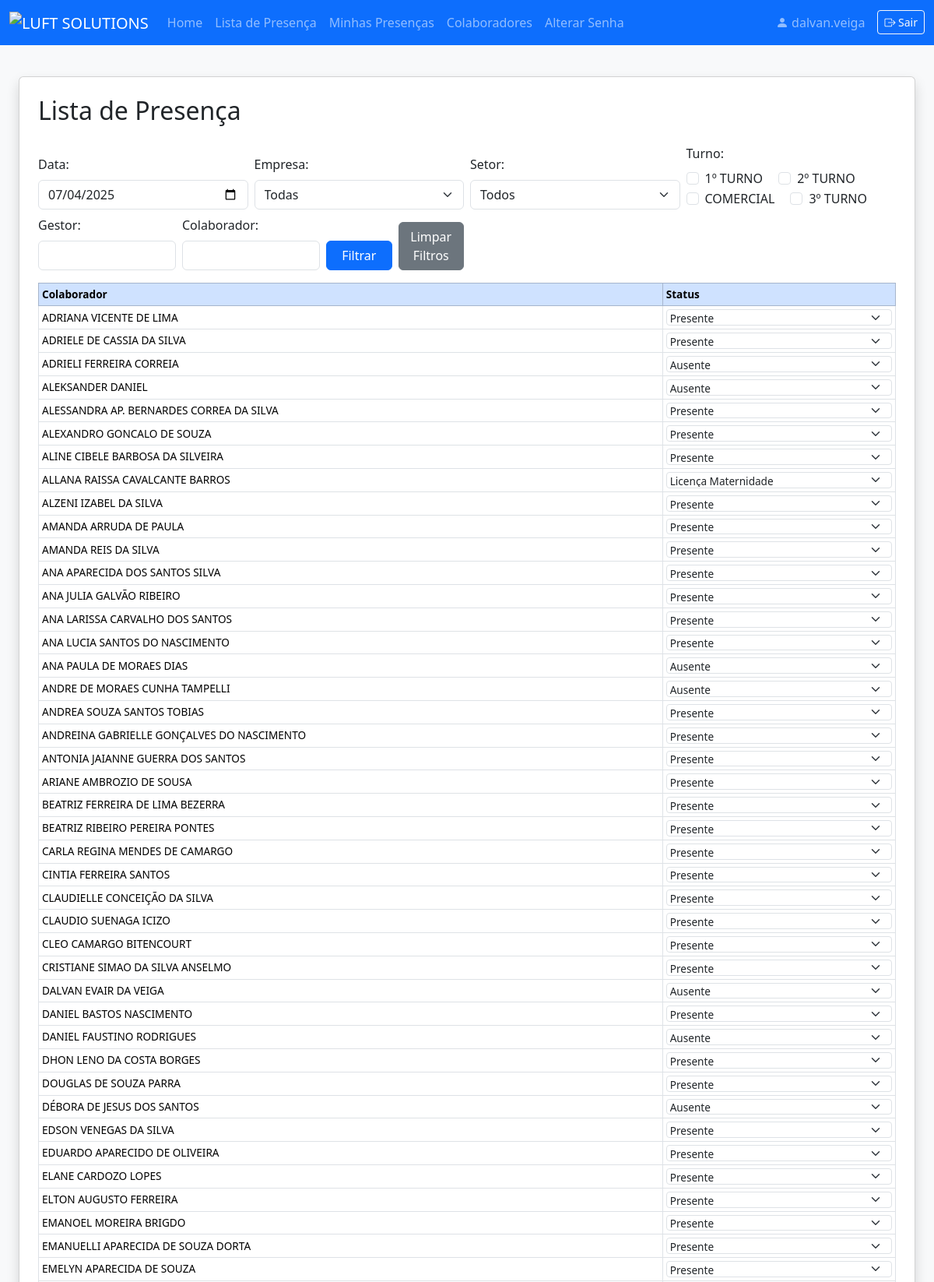
Page /lista_presenca (signed in, upper part) on the committed database.
### models.py (models this page shows)
class User(db.Model):
    id = db.Column(db.Integer, primary_key=True)
    nome_completo = db.Column(db.String(150), nullable=False)
    username = db.Column(db.String(80), unique=True, nullable=False)
    password = db.Column(db.String(200), nullable=False)
    role = db.Column(db.String(20), nullable=False, default='lider')
    empresa_id = db.Column(db.Integer, db.ForeignKey('empresa.id'))
    setor_id = db.Column(db.Integer, db.ForeignKey('setor.id'))
    empresas = db.relationship('Empresa', secondary=user_empresas, backref='usuarios')
    empresa = db.relationship('Empresa')
    setor = db.relationship('Setor')
    precisa_trocar_senha = db.Column(db.Boolean, default=True)

class Colaborador(db.Model):
    id = db.Column(db.Integer, primary_key=True)
    nome = db.Column(db.String(150), nullable=False)
    cpf = db.Column(db.String(14), unique=True, nullable=False)
    funcao = db.Column(db.String(100))
    admissao = db.Column(db.String(30), nullable=False)
    setor_id = db.Column(db.Integer, db.ForeignKey('setor.id'))
    empresa_id = db.Column(db.Integer, db.ForeignKey('empresa.id'))
    turno = db.Column(db.String(30))
    empregador = db.Column(db.String(150))
    situacao = db.Column(db.String(50))
    gestor = db.Column(db.String(150))
    setor = db.relationship('Setor')
    empresa = db.relationship('Empresa')

### app.py (the view)
@app.route('/lista_presenca', methods=['GET', 'POST'])
@login_required
def lista_presenca():
    if not has_permission(g.user, 'can_access_lista_presenca'):
        flash('Sem acesso.')
        return redirect(url_for('index'))
    user = g.user
    if request.method == 'POST':
        data_str = request.form.get('data')
        filtro_nome = request.form.get('filtro_nome', '')
        filtro_empresa = request.form.get('filtro_empresa', '')
        filtro_setor = request.form.get('filtro_setor', '')
        filtro_turno = request.form.get('filtro_turno', '')
        filtro_gestor = request.form.get('filtro_gestor', '')
        colaborador_ids = request.form.getlist('colaborador_ids')
        if colaborador_ids:
            colaboradores = Colaborador.query.filter(Colaborador.id.in_(colaborador_ids)).order_by(Colaborador.nome).all()
            for colaborador in colaboradores:
                status = request.form.get(f'status_{colaborador.id}', 'ausente')
                presenca = Presenca.query.filter_by(
                    colaborador_id=colaborador.id,
                    data=datetime.strptime(data_str, '%Y-%m-%d').date()
                ).first()
                if presenca:
                    presenca.status = status
                    presenca.usuario_id = user.id
                else:
                    presenca = Presenca(
                        colaborador_id=colaborador.id,
                        usuario_id=user.id,
                        data=datetime.strptime(data_str, '%Y-%m-%d').date(),
                        status=status
                    )
                    db.session.add(presenca)
            db.session.commit()
            flash('Lista de presença salva com sucesso!')
        else:
            flash('Nenhum colaborador filtrado para salvar!')
        return redirect(url_for('lista_presenca', data=data_str,
                                filtro_nome=filtro_nome,
                                filtro_empresa=filtro_empresa, filtro_setor=filtro_setor,
                                filtro_turno=filtro_turno, filtro_gestor=filtro_gestor))
    else:
        data_str = request.args.get('data')
        filtro_nome = request.args.get('filtro_nome', '')
        filtro_empresa = request.args.get('filtro_empresa', '')
        filtro_setor = request.args.get('filtro_setor', '')
        filtro_turno = request.args.getlist('filtro_turno')
        filtro_gestor = request.args.get('filtro_gestor', '')
    if data_str:
        try:
            data_selecionada = datetime.strptime(data_str, '%Y-%m-%d').date()
        except Exception:
            data_selecionada = date.today()
    else:
        data_selecionada = date.today()
    query = Colaborador.query
    if user.role in ['admin', 'master', 'rh']:
        pass
    elif user.role == 'coordenador':
        empresa_ids = [e.id for e in user.empresas]
        query = query.filter(Colaborador.empresa_id.in_(empresa_ids))
    else:
        query = query.filter(Colaborador.gestor == user.nome_completo)
    if filtro_nome:
        query = query.filter(Colaborador.nome.ilike(f'%{filtro_nome}%'))
    if filtro_empresa:
        query = query.filter(Colaborador.empresa_id == int(filtro_empresa))
    if filtro_setor:
        query = query.filter(Colaborador.setor_id == int(filtro_setor))
    if filtro_turno:
        query = query.filter(Colaborador.turno.in_(filtro_turno))
    if filtro_gestor:
        query = query.filter(Colaborador.gestor.ilike(f'%{filtro_gestor}%'))
    colaboradores = query.order_by(Colaborador.nome).all()
    presencas = {p.colaborador_id: p for p in Presenca.query.filter(
        Presenca.data == data_selecionada,
        Presenca.colaborador_id.in_([c.id for c in colaboradores])
    ).all()}
    empresas = Empresa.query.order_by(Empresa.nome).all()
    setores = Setor.query.order_by(Setor.nome).all()
    turnos = ['1º TURNO', '2º TURNO', 'COMERCIAL', '3º TURNO']
    gestores = [g[0] for g in db.session.query(Colaborador.gestor).filter(Colaborador.gestor != None).distinct().order_by(Colaborador.gestor).all()]
    return render_template(
        'lista_presenca.html',
        user=user,
        colaboradores=colaboradores,
        presencas=presencas,
        data_selecionada=data_selecionada,
        empresas=empresas,
        setores=setores,
        turnos=turnos,
        filtro_nome=filtro_nome,
        filtro_empresa=filtro_empresa,
        filtro_setor=filtro_setor,
        filtro_turno=filtro_turno,
        filtro_gestor=filtro_gestor,
        gestores=gestores
    )

### app.py (called while the page is built)
@app.after_request
def add_no_cache_headers(response):
    response.headers['Cache-Control'] = 'no-store, no-cache, must-revalidate, private'
    response.headers['Pragma'] = 'no-cache'
    response.headers['Expires'] = '0'
    return response

@app.before_request
def load_logged_in_user():
    user_id = session.get('user_id')
    g.user = None
    if user_id is not None:
        g.user = User.query.get(user_id)
    public_routes = ['login', 'static', 'home']
    if not g.user and request.endpoint not in public_routes:
        flash('Faça login para acessar esta página.')
        return redirect(url_for('login', next=request.url))

def login_required(f):
    @wraps(f)
    def decorated_function(*args, **kwargs):
        if g.user is None:
            flash('Faça login para acessar esta página.')
            return redirect(url_for('login', next=request.url))
        return f(*args, **kwargs)
    return decorated_function

def has_permission(user, perm_field):
    if not user:
        return False
    if user.username == MASTER_USER:
        return True
    perm = Permission.query.filter_by(role=user.role).first()
    return getattr(perm, perm_field, False) if perm else False

### templates/lista_presenca.html (shortened to what this page needs)
<!DOCTYPE html>
<html lang="pt-br">
<head>
    <link href="https://cdn.jsdelivr.net/npm/bootstrap@5.3.3/dist/css/bootstrap.min.css" rel="stylesheet">
</head>
<body class="bg-light">
{% extends "navbar.html" %}
{% block content %}
<div class="container-fluid mt-3">
<div class="card shadow p-4 mb-4">
    <h2 class="mb-4">Lista de Presença</h2>
    <form method="get" class="row align-items-end g-2 mb-3" autocomplete="off">
        <div class="col-12 col-md-3">
            <label for="data" class="form-label">Data:</label>
            <input type="date" id="data" name="data" class="form-control"
                   value="{{ data_selecionada.strftime('%Y-%m-%d') }}">
        </div>
        <div class="col-12 col-md-3">
            <label for="filtro_empresa" class="form-label">Empresa:</label>
            <select id="filtro_empresa" name="filtro_empresa" class="form-select">
                <option value="">Todas</option>
            </select>
        </div>
        <div class="col-12 col-md-3">
            <label for="filtro_setor" class="form-label">Setor:</label>
            <select id="filtro_setor" name="filtro_setor" class="form-select">
                <option value="">Todos</option>
            </select>
        </div>
        <div class="col-12 col-md-3">
            <label class="form-label d-block">Turno:</label>
            {% for turno in turnos %}
                <div class="form-check form-check-inline">
                    <input class="form-check-input" type="checkbox" name="filtro_turno" value="{{ turno }}"
                        id="turno_{{ loop.index }}"
                        {% if filtro_turno and turno in filtro_turno %}checked{% endif %}>
                    <label class="form-check-label" for="turno_{{ loop.index }}">{{ turno }}</label>
                </div>
            {% endfor %}
        </div>
        <div class="col-12 col-md-2">
            <label for="filtro_gestor" class="form-label">Gestor:</label>
            <input type="text" id="filtro_gestor" name="filtro_gestor" class="form-control" value="{{ filtro_gestor }}" list="gestoresList" autocomplete="off">
        </div>
        <div class="col-12 col-md-2">
            <label for="filtro_nome" class="form-label">Colaborador:</label>
            <input type="text" id="filtro_nome" name="filtro_nome" class="form-control" value="{{ filtro_nome }}" autocomplete="off">
        </div>
        <div class="col-12 col-md-2 d-flex align-items-end gap-2">
            <button type="submit" class="btn btn-primary w-100">Filtrar</button>
            <a href="{{ url_for('lista_presenca') }}" class="btn btn-secondary w-100">Limpar Filtros</a>
        </div>
    </form>
    <form method="POST">
        <div class="table-responsive">
            <table class="table table-bordered table-hover table-sm align-middle">
                <thead class="table-primary">
                    <tr>
                        <th>Colaborador</th>
                        <th>Status</th>
                    </tr>
                </thead>
                <tbody>
                    {% for c in colaboradores %}
                    <tr>
                        <td>{{ c.nome }}</td>
                        <td>
                            {% set status_val = presencas.get(c.id).status if presencas.get(c.id) else 'ausente' %}
                            <select name="status_{{ c.id }}" class="form-select form-select-sm">
                                <option value="ausente" {% if status_val == 'ausente' %}selected{% endif %}>Ausente</option>
                                <option value="presente" {% if status_val == 'presente' %}selected{% endif %}>Presente</option>
                                <option value="licenca_maternidade" {% if status_val == 'licenca_maternidade' %}selected{% endif %}>Licença Maternidade</option>
                            </select>
                        </td>
                    </tr>
                    {% endfor %}
                </tbody>
            </table>
        </div>
    </form>
</div>
</div>
{% endblock %}

### templates/navbar.html (shortened to what this page needs)
<!DOCTYPE html>
<html lang="pt-br">
<head>
  <link href="https://cdn.jsdelivr.net/npm/bootstrap@5.3.3/dist/css/bootstrap.min.css" rel="stylesheet">
  <link rel="stylesheet" href="https://cdn.jsdelivr.net/npm/bootstrap-icons@1.11.3/font/bootstrap-icons.min.css">
</head>
<body class="bg-light">
  <nav class="navbar navbar-expand-lg navbar-dark bg-primary">
    <div class="container-fluid">
      <a class="navbar-brand" href="#">
        <img src="https://i.postimg.cc/hPGVrc5f/LUFT-SOLUTIONS.webp" alt="LUFT SOLUTIONS" style="height:48px;">
      </a>
      <div class="collapse navbar-collapse" id="mainNavbar">
        <ul class="navbar-nav me-auto mb-2 mb-lg-0">
          {% if user and has_permission(user, 'can_access_index') %}
          <li class="nav-item">
            <a class="nav-link" href="{{ url_for('index') }}">Home</a>
          </li>
          {% endif %}
          {% if user and has_permission(user, 'can_access_lista_presenca') %}
          <li class="nav-item">
            <a class="nav-link" href="{{ url_for('lista_presenca') }}">Lista de Presença</a>
          </li>
          <li class="nav-item">
            <a class="nav-link" href="{{ url_for('minhas_presencas') }}">Minhas Presenças</a>
          </li>
          {% endif %}
          {% if user and has_permission(user, 'can_access_colaboradores') %}
          <li class="nav-item">
            <a class="nav-link" href="{{ url_for('colaboradores') }}">Colaboradores</a>
          </li>
          {% endif %}
          {% if user %}
          <li class="nav-item">
              <a class="nav-link" href="{{ url_for('alterar_senha') }}">Alterar Senha</a>
          </li>
          {% endif %}
        </ul>
        {% if user %}
        <div class="d-flex align-items-center">
          <span class="navbar-text me-3">
            <i class="bi bi-person-fill"></i> {{ user.username }}
          </span>
          <a href="{{ url_for('logout') }}" class="btn btn-outline-light btn-sm" title="Sair">
            <i class="bi bi-box-arrow-right"></i> Sair
          </a>
        </div>
        {% endif %}
      </div>
    </div>
  </nav>
  <div class="container-fluid" style="padding-top: 24px;">
    {% block content %}{% endblock %}
  </div>
</body>
</html>

### templates/lista_presenca.html (style rules this page uses)
.table-sm th, .table-sm td { font-size: 0.60rem; padding-top: 0.10rem; padding-bottom: 0.10rem; padding-left: 0.25rem; padding-right: 0.25rem; vertical-align: middle; }
.table-sm select.form-select { font-size: 0.60rem; padding: 0.05rem 0.25rem; height: 1.3rem; min-width: 70px; }
@media (min-width: 768px) { .table-sm th, .table-sm td { font-size: 0.85rem; } }
@media (min-width: 768px) { .table-sm select.form-select { font-size: 0.85rem; } }
.table-sm { margin-bottom: 0; }

### rows in the picture
User: username "dalvan.veiga"
Colaborador: nome "ADRIANA VICENTE DE LIMA", id "Presente"
Colaborador: nome "ADRIELE DE CASSIA DA SILVA", id "Presente"
Colaborador: nome "ADRIELI FERREIRA CORREIA", id "Ausente"
Colaborador: nome "ALEKSANDER DANIEL", id "Ausente"
Colaborador: nome "ALESSANDRA AP. BERNARDES CORREA DA SILVA", id "Presente"
Colaborador: nome "ALEXANDRO GONCALO DE SOUZA", id "Presente"
Colaborador: nome "ALINE CIBELE BARBOSA DA SILVEIRA", id "Presente"
Colaborador: nome "ALLANA RAISSA CAVALCANTE BARROS", id "Licença Maternidade"
Colaborador: nome "ALZENI IZABEL DA SILVA", id "Presente"
Colaborador: nome "AMANDA ARRUDA DE PAULA", id "Presente"
Colaborador: nome "AMANDA REIS DA SILVA", id "Presente"
Colaborador: nome "ANA APARECIDA DOS SANTOS SILVA", id "Presente"
Colaborador: nome "ANA JULIA GALVÃO RIBEIRO", id "Presente"
Colaborador: nome "ANA LARISSA CARVALHO DOS SANTOS", id "Presente"
Colaborador: nome "ANA LUCIA SANTOS DO NASCIMENTO", id "Presente"
Colaborador: nome "ANA PAULA DE MORAES DIAS", id "Ausente"
Colaborador: nome "ANDRE DE MORAES CUNHA TAMPELLI", id "Ausente"
Colaborador: nome "ANDREA SOUZA SANTOS TOBIAS", id "Presente"
Colaborador: nome "ANDREINA GABRIELLE GONÇALVES DO NASCIMENTO", id "Presente"
Colaborador: nome "ANTONIA JAIANNE GUERRA DOS SANTOS", id "Presente"
Colaborador: nome "ARIANE AMBROZIO DE SOUSA", id "Presente"
Colaborador: nome "BEATRIZ FERREIRA DE LIMA BEZERRA", id "Presente"
Colaborador: nome "BEATRIZ RIBEIRO PEREIRA PONTES", id "Presente"
Colaborador: nome "CARLA REGINA MENDES DE CAMARGO", id "Presente"
Colaborador: nome "CINTIA FERREIRA SANTOS", id "Presente"
Colaborador: nome "CLAUDIELLE CONCEIÇÃO DA SILVA", id "Presente"
Colaborador: nome "CLAUDIO SUENAGA ICIZO", id "Presente"
Colaborador: nome "CLEO CAMARGO BITENCOURT", id "Presente"
Colaborador: nome "CRISTIANE SIMAO DA SILVA ANSELMO", id "Presente"
Colaborador: nome "DALVAN EVAIR DA VEIGA", id "Ausente"
Colaborador: nome "DANIEL BASTOS NASCIMENTO", id "Presente"
Colaborador: nome "DANIEL FAUSTINO RODRIGUES", id "Ausente"
Colaborador: nome "DHON LENO DA COSTA BORGES", id "Presente"
Colaborador: nome "DOUGLAS DE SOUZA PARRA", id "Presente"
Colaborador: nome "DÉBORA DE JESUS DOS SANTOS", id "Ausente"
Colaborador: nome "EDSON VENEGAS DA SILVA", id "Presente"
Colaborador: nome "EDUARDO APARECIDO DE OLIVEIRA", id "Presente"
Colaborador: nome "ELANE CARDOZO LOPES", id "Presente"
Colaborador: nome "ELTON AUGUSTO FERREIRA", id "Presente"
Colaborador: nome "EMANOEL MOREIRA BRIGDO", id "Presente"
Colaborador: nome "EMANUELLI APARECIDA DE SOUZA DORTA", id "Presente"
Colaborador: nome "EMELYN APARECIDA DE SOUZA", id "Presente"

### other values in the picture
{{ turno }} "1º TURNO" "2º TURNO" "COMERCIAL" "3º TURNO"
